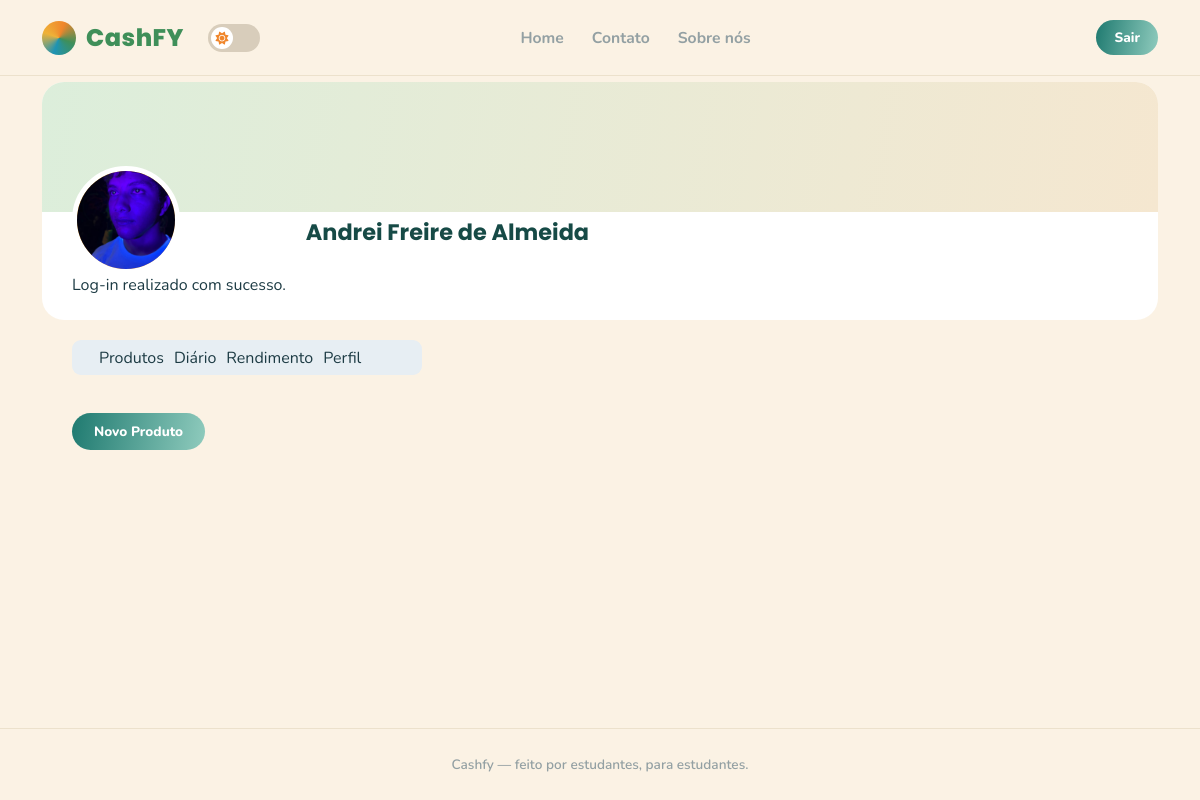
The app's page /MVC/view/perfil.php?products (signed in), older data.
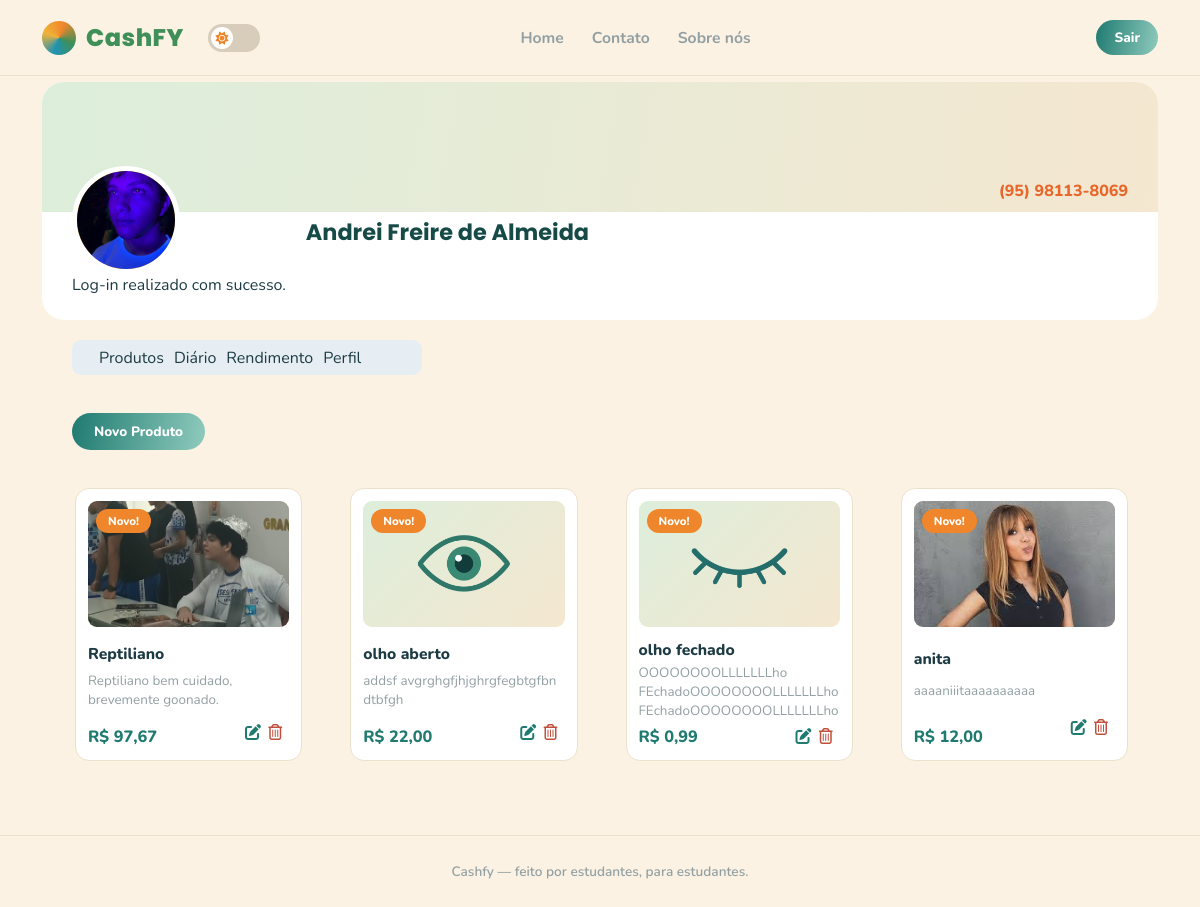
The same page, newer data.
### tables this page shows
CREATE TABLE `users` (
  `id` int(11) NOT NULL,
  `name` varchar(255) NOT NULL,
  `institute_id` int(11) NOT NULL,
  `phone_number` varchar(16) DEFAULT NULL,
  `description` varchar(255) DEFAULT NULL,
  `email` varchar(255) NOT NULL,
  `password` varchar(255) NOT NULL,
  `profile_photo` varchar(255) DEFAULT NULL,
  `role_id` int(11) NOT NULL,
  `remember_token` varchar(100) DEFAULT NULL
);

CREATE TABLE `products` (
  `id` int(11) NOT NULL,
  `user_id` int(11) NOT NULL,
  `name` varchar(255) NOT NULL,
  `category_id` int(11) NOT NULL,
  `description` varchar(255) NOT NULL,
  `price` float NOT NULL,
  `product_photo` varchar(255) NOT NULL
);

### MVC/model/user.php (called while the page is built, shortened)
<?php require_once(__DIR__ . "/../config/cashfy.php");
function get_user_by_id($id){
    $conn = conn();
    $stmt = $conn -> prepare("SELECT * FROM users WHERE id = ?");
    $stmt -> bind_param("i", $id);
    $stmt -> execute();
    $result = $stmt -> get_result();
    $user = $result -> fetch_assoc();
    return $user;
}
?>

### MVC/model/products.php (called while the page is built, shortened)
<?php require_once(__DIR__ . "/../config/cashfy.php");
function get_products(){
    $conn = conn();
    $sql = "SELECT * FROM products";
    $products = mysqli_query($conn, $sql);
    $result = mysqli_fetch_all($products, MYSQLI_ASSOC);
    return $result;
}
?>

### MVC/view/perfil.php (the view, shortened to what the changed rows need)
<?php
require_once('../model/user.php');
require_once('../model/products.php');
$user = get_user_by_id($_SESSION['id']);
$products = get_products();
function format_phone_number($phone_number)
{
    $number = preg_replace('/\D/', '', $phone_number);
    if (strlen($number) === 11) {
        return '(' . substr($number, 0, 2) . ') ' . substr($number, 2, 5) . '-' . substr($number, 7, 4);
    }
    return $number;
}
?>
<!DOCTYPE html>
<html lang="pt-BR">
<head>
    <link rel="stylesheet" href="https://cdnjs.cloudflare.com/ajax/libs/font-awesome/6.7.2/css/all.min.css">
    <link rel="stylesheet" href="../../assets/css/style.css">
</head>
<body>
    <div class="page">
        <main class="container" style="flex:1;">
            <div class="profile-card">
                <div class="profile-body">
                    <?php if (!empty($user['profile_photo'])): ?>
                        <a href="perfil_photo.php" title="Atualizar foto">
                            <div class="avatar" id="pf-avatar">
                                <img src="../../<?= $user['profile_photo']; ?>" alt="Perfil">
                            </div>
                            <?php if (isset($_SESSION['msg'])): ?>
                                <div id="msg">
                                    <?php echo ($_SESSION['msg']);
                                    ?>
                                </div>
                            <?php endif; ?>
                        </a>
                    <?php endif; ?>
                    <div class="profile-meta">
                        <h1 id="pf-name"><?= htmlspecialchars($user['name']) ?></h1>
                    </div>
                    <?php if (!empty($user['phone_number'])): ?>
                        <a href="https://wa.me/<?= preg_replace('/\D/', '', $user['phone_number']); ?>"
                            class="profile-contact"
                            id="add-contact-btn"><?= format_phone_number($user['phone_number']); ?></a>
                    <?php endif; ?>
                </div>
            </div>
            <?php if (isset($user['role_id']) && $user['role_id'] == 2): ?>
                <?php $products = get_products(); ?>
                <div class="main-seller">
                    <?php if (isset($_GET['products']) && !isset($_GET['diary']) && !isset($_GET['income']) && !isset($_GET['profile'])): ?>
                        <div class="seller-products">
                            <div class="product-grid" id="pf-products">
                                <?php foreach ($products as $product): ?>
                                    <?php if ($product['user_id'] == $user['id']): ?>
                                        <div class="product-card perfil-card">
                                            <span class="badge-new">Novo!</span>
                                            <div class="product-img">
                                                <img src="<?= "../../" . $product['product_photo'] ?>" alt="Image">
                                            </div>
                                            <p class="product-name">
                                                <?= htmlspecialchars($product['name']) ?? ''; ?>
                                            </p>
                                            <p class="product-desc">
                                                <?= htmlspecialchars($product['description']) ?? ''; ?>
                                            </p>
                                            <div class="lower-session">
                                                <p class="product-price">
                                                    <?= 'R$ ' . htmlspecialchars(number_format(($product['price'] ?? 0), 2, ',', '.')); ?>
                                                </p>
                                                <div>
                                                    <a href="update_product.php?id=<?= $product['id']; ?>">
                                                        <i class="fa-solid fa-pen-to-square update-product"></i>
                                                    </a>
                                                    <a href="../controller/delete_product.php?id=<?= $product['id']; ?>">
                                                        <i class="fa-regular fa-trash-can delete-product"></i>
                                                    </a>
                                                </div>
                                            </div>
                                        </div>
                                    <?php endif; ?>
                                <?php endforeach; ?>
                            </div>
                        </div>
                    <?php endif; ?>
                </div>
            <?php endif; ?>
        </main>
    </div>
</body>
</html>

Row changes from the older to the newer data that the page shows:
changed users "Andrei Freire de Almeida": phone_number (not shown) → "(95) 98113-8069"
added products: product_photo (picture), name "Reptiliano", description "Reptiliano bem cuidado, brevemente goonado.", price "97,67"
added products: product_photo (picture), name "olho aberto", description "addsf avgrghgfjhjghrgfegbtgfbn dtbfgh", price "22,00"
added products: product_photo (picture), name "olho fechado", description "OOOOOOOOLLLLLLLho FEchadoOOOOOOOOLLLLLLLho FEchadoOOOOOOOOLLLLLLLho…", price "0,99"
added products: product_photo (picture), name "anita", description "aaaaniiitaaaaaaaaaa", price "12,00"
